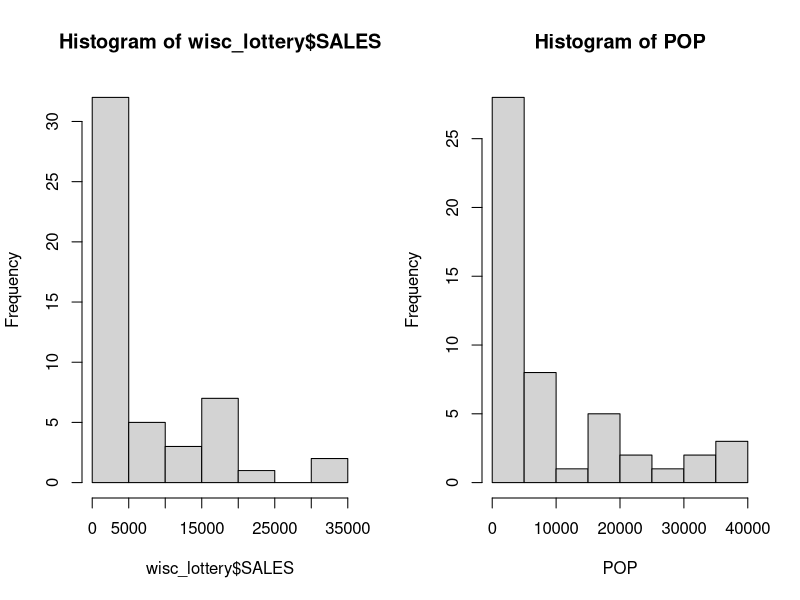
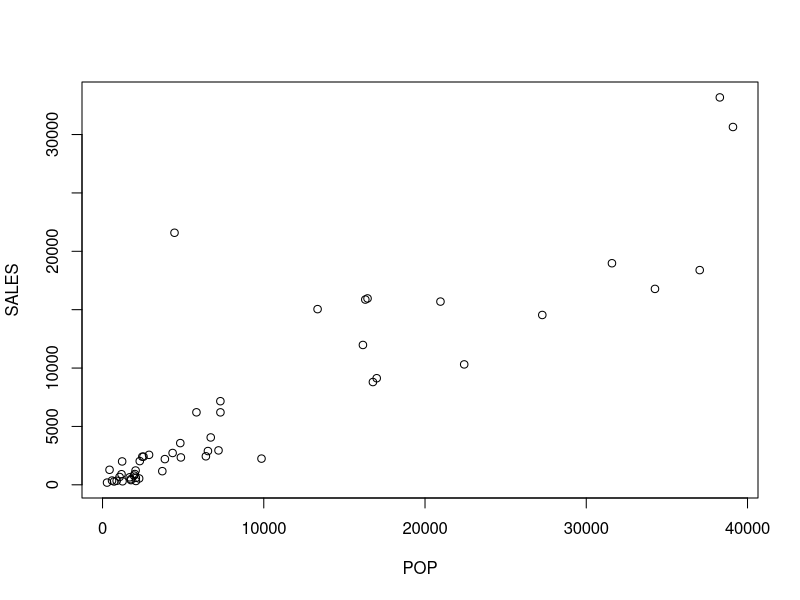
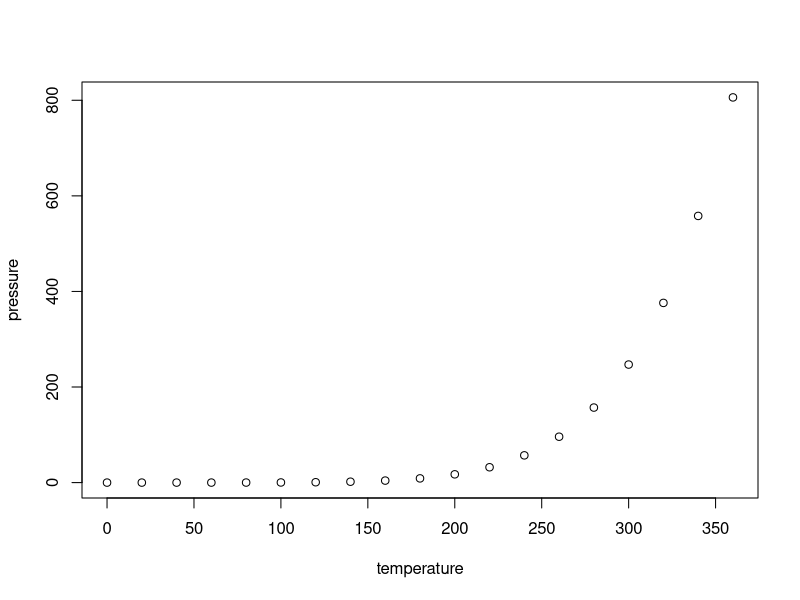

Recreate these plots in R, in order.
## ---- chunk 1
knitr::opts_chunk$set(echo = TRUE)
## ---- chunk 2
wisc_lottery <- read.csv("WiscLottery-1.csv", header = TRUE)

attach(wisc_lottery)
names(wisc_lottery)

summary(wisc_lottery$SALES)
summary(SALES)


par(mfrow = c(1, 2))
hist(wisc_lottery$SALES)
hist(POP)

par(mfrow = c(1, 1))
plot(POP, SALES)
## ---- chunk 3
plot(pressure)
